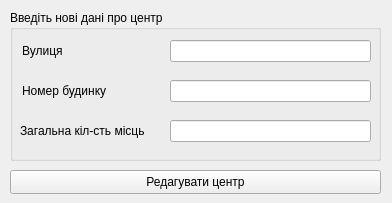
<?xml version="1.0" encoding="UTF-8"?>
<ui version="4.0">
 <class>EditCenterWindow</class>
 <widget class="QWidget" name="EditCenterWindow">
  <property name="geometry">
   <rect>
    <x>0</x>
    <y>0</y>
    <width>392</width>
    <height>203</height>
   </rect>
  </property>
  <property name="windowTitle">
   <string>Form</string>
  </property>
  <property name="windowIcon">
   <iconset resource="icons.qrc">
    <normaloff>:/icons/edit_icon.png</normaloff>:/icons/edit_icon.png</iconset>
  </property>
  <widget class="QGroupBox" name="loginGroupBox">
   <property name="geometry">
    <rect>
     <x>10</x>
     <y>10</y>
     <width>371</width>
     <height>151</height>
    </rect>
   </property>
   <property name="title">
    <string>Введіть нові дані про центр</string>
   </property>
   <widget class="QLabel" name="streetLabel">
    <property name="geometry">
     <rect>
      <x>12</x>
      <y>30</y>
      <width>151</width>
      <height>22</height>
     </rect>
    </property>
    <property name="text">
     <string>Вулиця</string>
    </property>
   </widget>
   <widget class="QLineEdit" name="streetLineEdit">
    <property name="geometry">
     <rect>
      <x>160</x>
      <y>30</y>
      <width>201</width>
      <height>22</height>
     </rect>
    </property>
   </widget>
   <widget class="QLabel" name="houseLabel">
    <property name="geometry">
     <rect>
      <x>12</x>
      <y>70</y>
      <width>151</width>
      <height>22</height>
     </rect>
    </property>
    <property name="text">
     <string>Номер будинку</string>
    </property>
   </widget>
   <widget class="QLineEdit" name="houseLineEdit">
    <property name="geometry">
     <rect>
      <x>160</x>
      <y>70</y>
      <width>201</width>
      <height>22</height>
     </rect>
    </property>
   </widget>
   <widget class="QLineEdit" name="generalPlacesLineEdit">
    <property name="geometry">
     <rect>
      <x>160</x>
      <y>110</y>
      <width>201</width>
      <height>22</height>
     </rect>
    </property>
   </widget>
   <widget class="QLabel" name="generalPlacesLabel">
    <property name="geometry">
     <rect>
      <x>10</x>
      <y>110</y>
      <width>151</width>
      <height>22</height>
     </rect>
    </property>
    <property name="text">
     <string>Загальна кіл-сть місць</string>
    </property>
   </widget>
  </widget>
  <widget class="QPushButton" name="applyPushButton">
   <property name="geometry">
    <rect>
     <x>10</x>
     <y>170</y>
     <width>371</width>
     <height>24</height>
    </rect>
   </property>
   <property name="text">
    <string>Редагувати центр</string>
   </property>
  </widget>
 </widget>
 <resources>
  <include location="icons.qrc"/>
 </resources>
 <connections/>
</ui>
